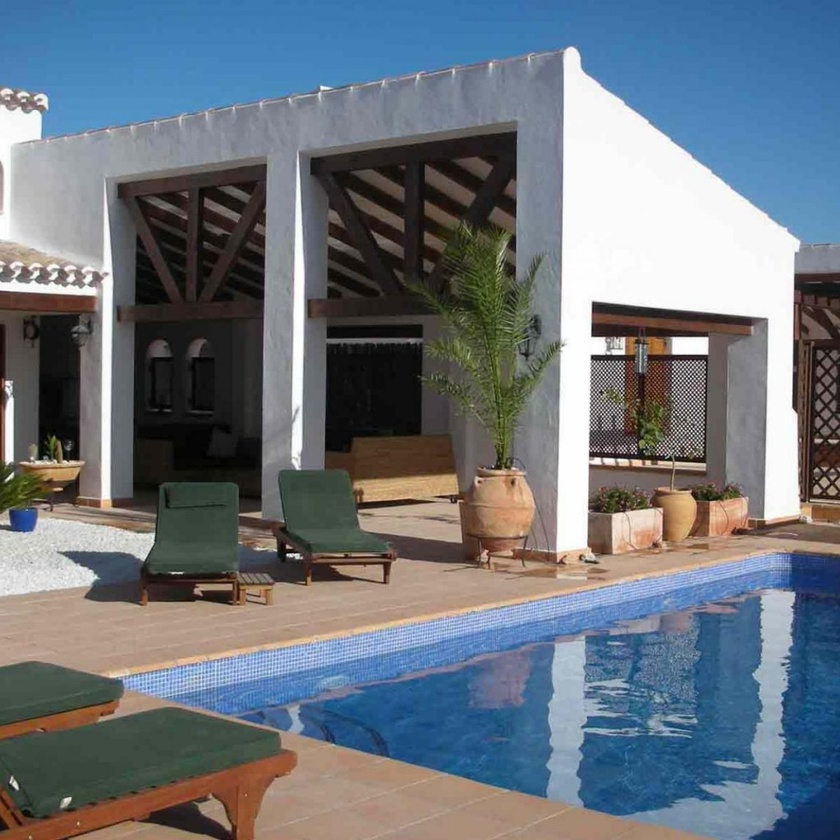
//> input picture MatchTemplate/image.jpeg, 840 x 840 px, shrunk from 1024 x 1024 before the run
$ ./histogram ../MatchTemplate/image.jpeg 3   (built with g++ and OpenCV 4)
//> lines starting //> are read from the running program, lines starting //| are printed output that depends on the picture
//> further down, img is the input picture: 840 rows x 840 cols, CV_8UC3; mean B, G, R 126.3, 117.3, 109.1
/*
* @author : Ionesio Junior
*/
#include <cstdlib>
#include <iostream>
#include <vector>
#include <opencv2/imgproc/imgproc.hpp>
#include <opencv2/core/core.hpp>
#include <opencv2/highgui/highgui.hpp>

std::vector<int> buildGrayScaleHistogram(cv::Mat *img){
	cv::Mat gray;
	cv::cvtColor(*img,gray,CV_BGR2GRAY);
	std::vector<int> histogram(256,0);
	for(int row = 0 ; row < gray.rows;row++){
		for(int col = 0 ; col < gray.cols;col++){
			histogram[gray.at<uchar>(row,col)]++;
		}
	}
	return histogram;
}
std::vector<std::vector<int> > buildColoredHistogram(cv::Mat *img){
	cv::Mat bgr[3];
	cv::split(*img,bgr);
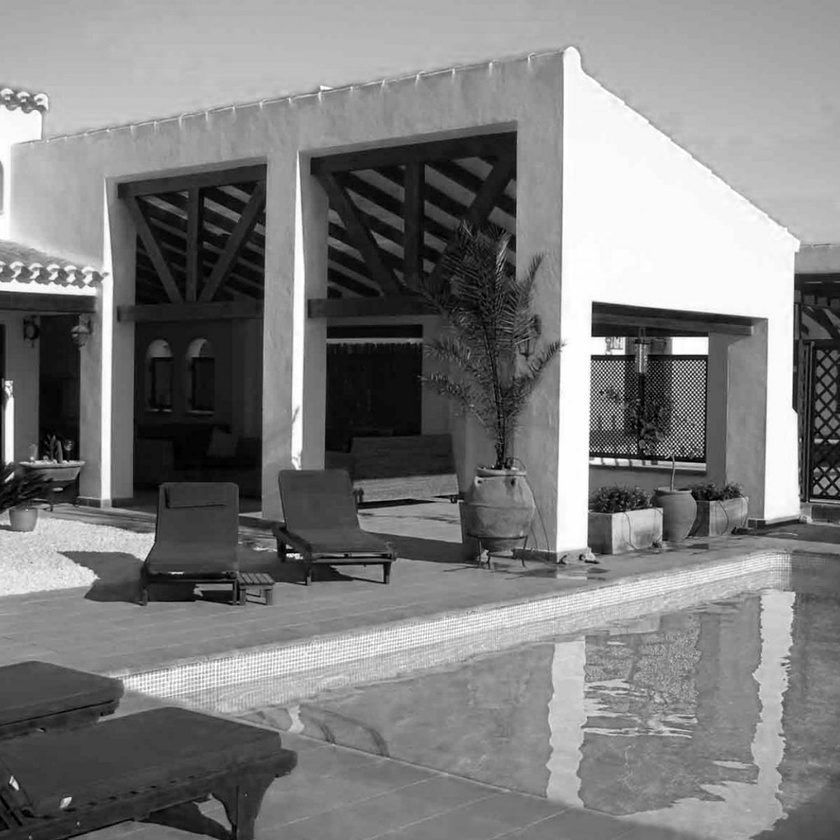
//> bgr[0]: 840 rows x 840 cols, CV_8UC1; min 0, max 255, mean 126.3
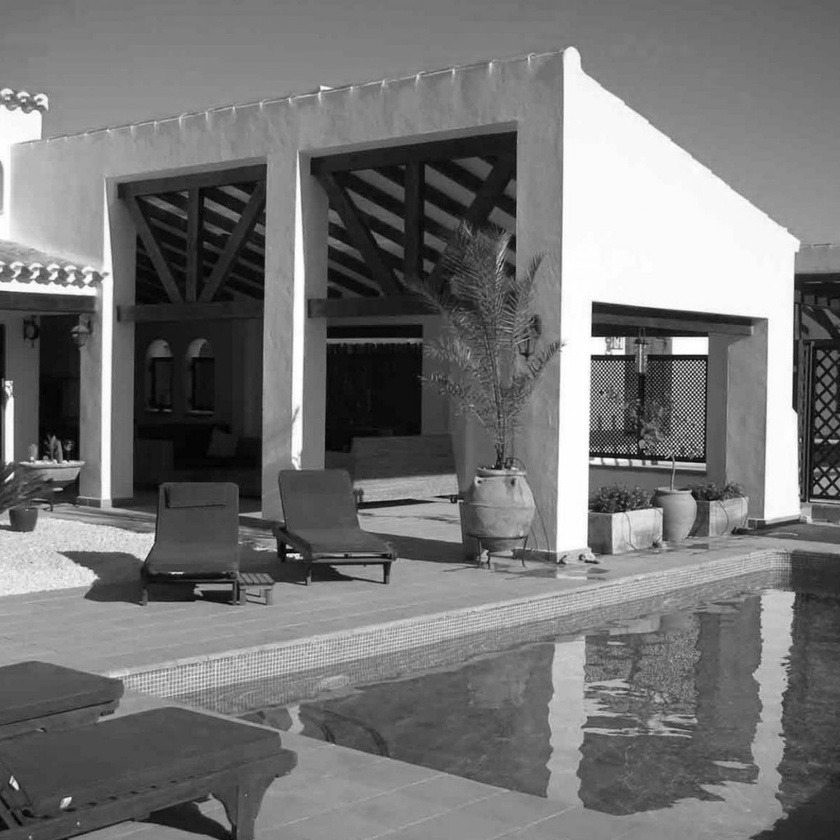
//> bgr[1]: 840 rows x 840 cols, CV_8UC1; min 0, max 255, mean 117.3
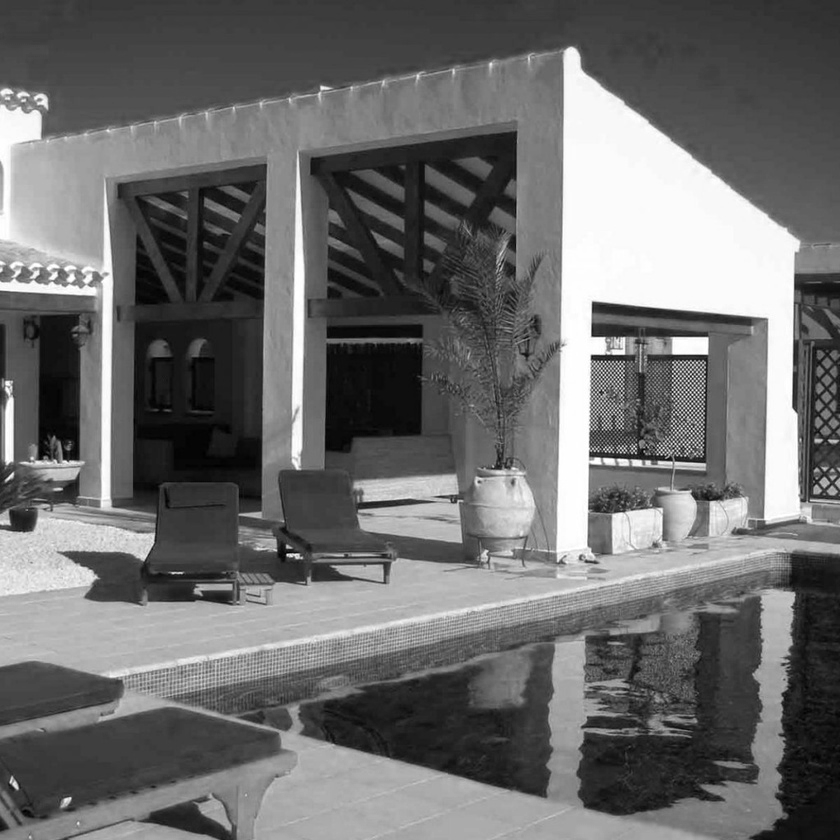
//> bgr[2]: 840 rows x 840 cols, CV_8UC1; min 0, max 255, mean 109.1
	std::vector<int> blue_histogram(256,0);
	std::vector<int> green_histogram(256,0);
	std::vector<int> red_histogram(256,0);

        for(int row = 0 ; row < img->rows;row++){
                for(int col = 0 ; col < img->cols;col++){
			blue_histogram[bgr[0].at<uchar>(row,col)]++;
			green_histogram[bgr[1].at<uchar>(row,col)]++;
                        red_histogram[bgr[2].at<uchar>(row,col)]++;
                }
        }
//> after the loop, blue_histogram = 256 values, max 23032 at index 251, min 194 at index 1, mean 2756.2; green_histogram = 256 values, max 22662 at index 251, min 9 at index 0, mean 2756.2; red_histogram = 256 values, max 22551 at index 251, min 18 at index 0, mean 2756.2
	std::vector<std::vector<int> >  result;
	result.push_back(blue_histogram);
//> result = 1 item
	result.push_back(green_histogram);
//> result = 2 items
	result.push_back(red_histogram);
//> result = 3 items
	return result;
}

int main(int argc,char* argv[]){
	if(argc != 3){
		std::cout << "Wrong input. Ex: ./Run imagename.extension (0 or 1)" << std::endl;
		return 0;
	}

	cv::Mat img = cv::imread(argv[1]);
	if(std::atoi(argv[2]) == 0) std::vector<int> result = buildGrayScaleHistogram(&img);
	else
		std::vector<std::vector<int> > result = buildColoredHistogram(&img);
//> result = 3 items
	return 0;
}

$ run again, on MatchTemplate/temp2.jpg
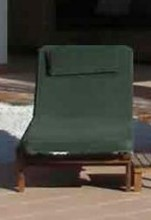
//> input picture MatchTemplate/temp2.jpg, 151 x 220 px
//> img is the input picture: 220 rows x 151 cols, CV_8UC3; mean B, G, R 63.6, 72.2, 75.1
//> in buildColoredHistogram, `cv::split(*img,bgr);`:
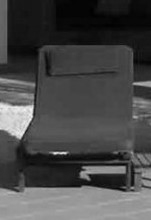
//> bgr[1]: 220 rows x 151 cols, CV_8UC1; min 0, max 242, mean 72.2
//> in buildColoredHistogram, `cv::split(*img,bgr);`:
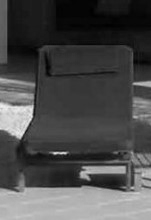
//> bgr[2]: 220 rows x 151 cols, CV_8UC1; min 0, max 240, mean 75.1
//> after the loop in buildColoredHistogram, `for(int row = 0 ; row < img->rows;row++)`: blue_histogram = 256 values, max 1060 at index 60, min 0 at index 166, mean 129.8; green_histogram = 256 values, max 1075 at index 70, min 0 at index 187, mean 129.8; red_histogram = 256 values, max 1109 at index 57, min 0 at index 238, mean 129.8
//> in buildColoredHistogram, `result.push_back(blue_histogram);`: result = 1 item
//> in buildColoredHistogram, `result.push_back(green_histogram);`: result = 2 items
//> in buildColoredHistogram, `result.push_back(red_histogram);`: result = 3 items

$ run again, on MatchTemplate/temp3.jpg
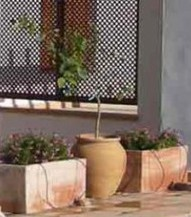
//> input picture MatchTemplate/temp3.jpg, 191 x 217 px
//> img is the input picture: 217 rows x 191 cols, CV_8UC3; mean B, G, R 97.1, 109.8, 128.1
//> in buildColoredHistogram, `cv::split(*img,bgr);`:
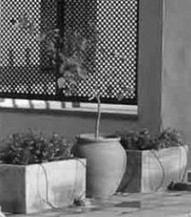
//> bgr[1]: 217 rows x 191 cols, CV_8UC1; min 0, max 255, mean 109.8
//> in buildColoredHistogram, `cv::split(*img,bgr);`:
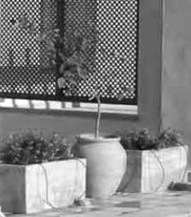
//> bgr[2]: 217 rows x 191 cols, CV_8UC1; min 3, max 255, mean 128.1
//> after the loop in buildColoredHistogram, `for(int row = 0 ; row < img->rows;row++)`: blue_histogram = 256 values, max 661 at index 90, min 0 at index 253, mean 161.9; green_histogram = 256 values, max 660 at index 94, min 0 at index 4, mean 161.9; red_histogram = 256 values, max 751 at index 99, min 0 at index 0, mean 161.9
//> in buildColoredHistogram, `result.push_back(blue_histogram);`: result = 1 item
//> in buildColoredHistogram, `result.push_back(green_histogram);`: result = 2 items
//> in buildColoredHistogram, `result.push_back(red_histogram);`: result = 3 items
